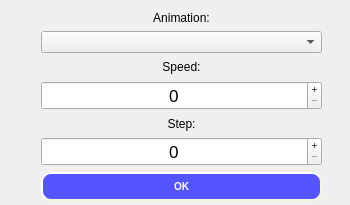
<?xml version="1.0" encoding="UTF-8"?>
<ui version="4.0">
 <class>AnimationsSetup</class>
 <widget class="QDialog" name="AnimationsSetup">
  <property name="geometry">
   <rect>
    <x>0</x>
    <y>0</y>
    <width>350</width>
    <height>205</height>
   </rect>
  </property>
  <property name="minimumSize">
   <size>
    <width>350</width>
    <height>205</height>
   </size>
  </property>
  <property name="maximumSize">
   <size>
    <width>350</width>
    <height>205</height>
   </size>
  </property>
  <property name="windowTitle">
   <string>Dialog</string>
  </property>
  <widget class="QWidget" name="layoutWidget">
   <property name="geometry">
    <rect>
     <x>41</x>
     <y>10</y>
     <width>281</width>
     <height>191</height>
    </rect>
   </property>
   <layout class="QVBoxLayout" name="verticalLayout">
    <item>
     <widget class="QLabel" name="label">
      <property name="text">
       <string>Animation:</string>
      </property>
      <property name="alignment">
       <set>Qt::AlignCenter</set>
      </property>
     </widget>
    </item>
    <item>
     <widget class="QComboBox" name="animationsCombo">
      <property name="styleSheet">
       <string notr="true"/>
      </property>
     </widget>
    </item>
    <item>
     <widget class="QLabel" name="label_2">
      <property name="text">
       <string>Speed:</string>
      </property>
      <property name="alignment">
       <set>Qt::AlignCenter</set>
      </property>
     </widget>
    </item>
    <item>
     <widget class="QSpinBox" name="speedSpin">
      <property name="font">
       <font>
        <pointsize>13</pointsize>
       </font>
      </property>
      <property name="alignment">
       <set>Qt::AlignCenter</set>
      </property>
      <property name="buttonSymbols">
       <enum>QAbstractSpinBox::PlusMinus</enum>
      </property>
      <property name="accelerated">
       <bool>true</bool>
      </property>
      <property name="maximum">
       <number>100000</number>
      </property>
     </widget>
    </item>
    <item>
     <widget class="QLabel" name="label_3">
      <property name="text">
       <string>Step:</string>
      </property>
      <property name="alignment">
       <set>Qt::AlignCenter</set>
      </property>
     </widget>
    </item>
    <item>
     <widget class="QSpinBox" name="stepSpin">
      <property name="font">
       <font>
        <pointsize>13</pointsize>
       </font>
      </property>
      <property name="alignment">
       <set>Qt::AlignCenter</set>
      </property>
      <property name="buttonSymbols">
       <enum>QAbstractSpinBox::PlusMinus</enum>
      </property>
      <property name="accelerated">
       <bool>true</bool>
      </property>
      <property name="maximum">
       <number>100000</number>
      </property>
     </widget>
    </item>
    <item>
     <widget class="QPushButton" name="pushButton">
      <property name="styleSheet">
       <string notr="true">QPushButton {
    
	
    background-color: rgb(85, 85, 255);
    border-style: outset;
    border-width: 2px;
    border-radius: 10px;
    border-color: beige;
    font: bold 10px;
    
	color: rgb(255, 255, 255);
    min-width: 10em;
    padding: 6px;
}
QPushButton:pressed {
    
	
	
    background-color: rgb(85, 0, 255);
    border-style: inset;
}

QPushButton:hover {
    
	
	
    background-color: rgb(85, 0, 255);
    border-style: inset;
}</string>
      </property>
      <property name="text">
       <string>OK</string>
      </property>
     </widget>
    </item>
   </layout>
  </widget>
 </widget>
 <resources/>
 <connections/>
</ui>
